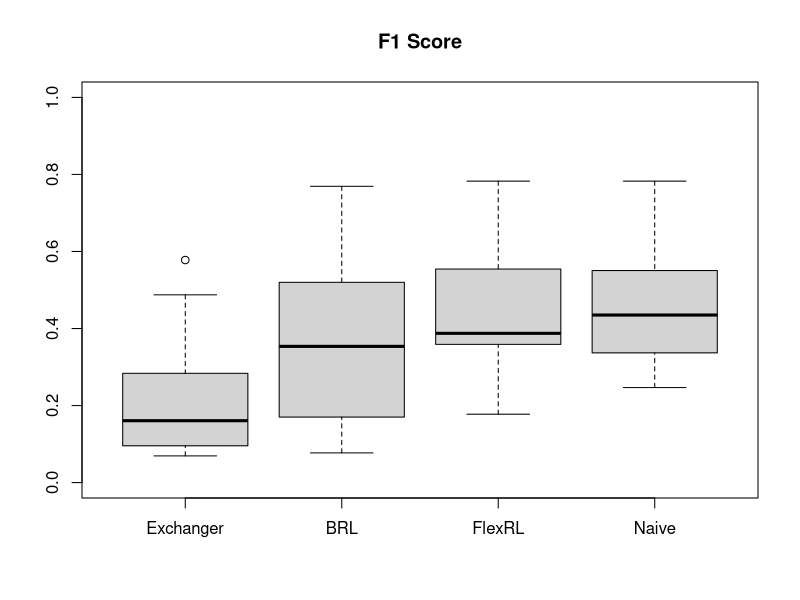
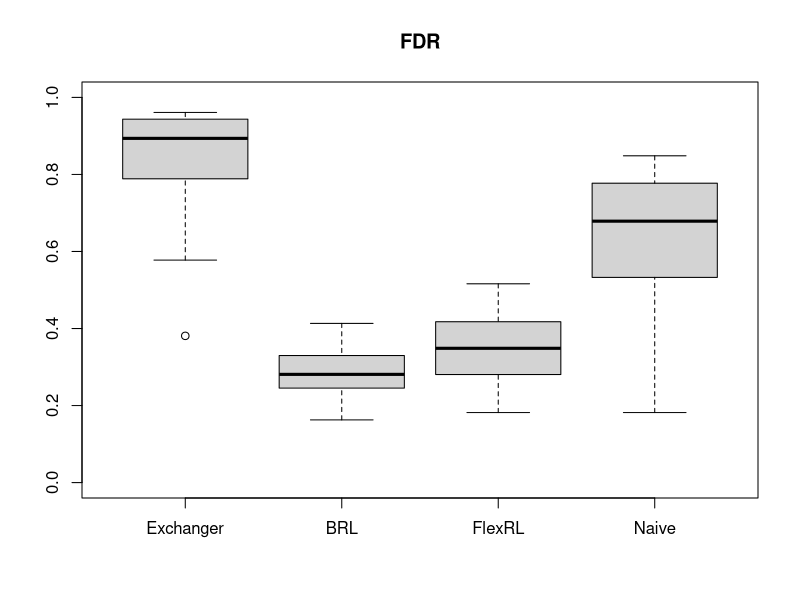
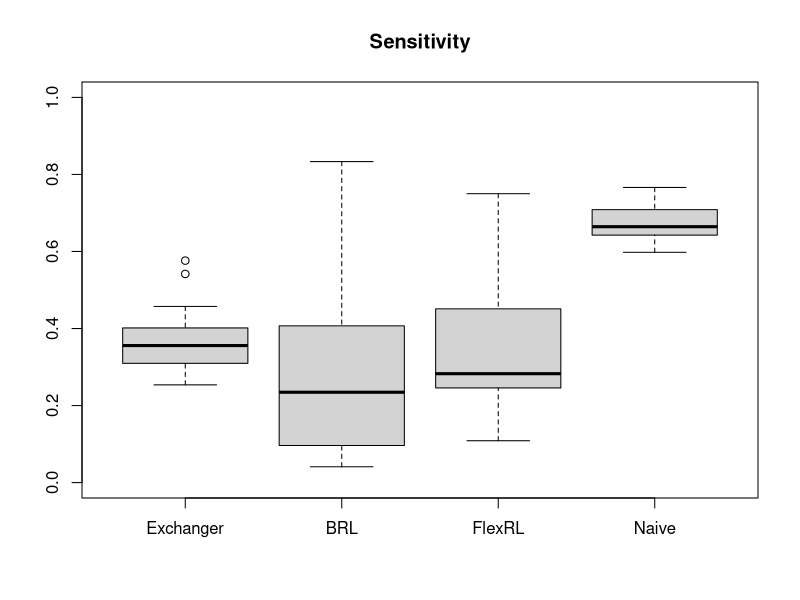

Recreate these plots in R, in order.
# BOXPLOTS SHIW SUB REGIONS

# EXCHANGER CORRECTED FOR FP
# BRL
# FLEXRL
# NAIVE

# FDR = 1 - PRECISION
# SENSITIVITY = RECALL
# F1 SCORE

f1score_toboxplot = list(
  "Exchanger" = c(0.07858688, 
                   0.5777778,
                   0.07016992,
                   0.1076364,
                   0.1050914,
                   0.2542373,
                   0.3131991,
                   0.09767092,
                   0.1467142,
                   0.1998474,
                   0.2372506,
                   0.1138211,
                   0.3540984,
                   0.4874552,
                   0.0933385,
                   0.0693302,
                   0.3880597,
                   0.2284569,
                   0.07900751,
                   0.1746939),
  "BRL" = c(0.203090507726269,
            0.769230769230769,
            0.106038291605302,
            0.346268656716418,
            0.165322580645161,
            0.567164179104478,
            0.573584905660377,
            0.175,
            0.29811320754717,
            0.455752212389381,
            0.466501240694789,
            0.286334056399132,
            0.411214953271028,
            0.694444444444444,
            0.145620022753129,
            0.147727272727273,
            0.676923076923077,
            0.472868217054264,
            0.0770975056689343,
            0.36117381489842), 
  "FlexRL" = c(0.364912280701754, 
               0.782608695652174,
               0.369846878680801,
               0.358543417366947,
               0.272727272727273,
               0.562962962962963,
               0.590277777777778,
               0.359154929577465,
               0.374798061389338,
               0.458752515090543,
               0.54586129753915,
               0.380038387715931,
               0.469565217391304,
               0.756756756756757,
               0.224032586558045,
               0.228279386712095,
               0.687830687830688,
               0.474452554744526,
               0.177514792899408,
               0.394957983193277), 
  "Naive" = c(0.35622641509434, 
              0.782608695652174,
              0.286604361370716,
              0.432732316227462,
              0.339265850945495,
              0.594444444444444,
              0.573770491803279,
              0.334290637564618,
              0.384030418250951,
              0.486735870818916,
              0.527227722772277,
              0.393713813068652,
              0.511111111111111,
              0.653386454183267,
              0.26250872701885,
              0.293094359515024,
              0.64390243902439,
              0.513274336283186,
              0.246735704637551,
              0.437225636523266)
)


fdr_toboxplot = list(
  "Exchanger" = 1-c(0.04568315,
                    0.6190476,
                    0.03898601,
                    0.06601249,
                    0.06149733,
                    0.1760563,
                    0.2464789,
                    0.05790646,
                    0.09278351,
                    0.1316583,
                    0.1714744,
                    0.06727535,
                    0.3253012,
                    0.4223602,
                    0.05502283,
                    0.04014971,
                    0.3979592,
                    0.1753846,
                    0.04567761,
                    0.1198208),
  "BRL" = 1-c(0.707692307692308,
              0.714285714285714,
              0.837209302325581,
              0.716049382716049,
              0.82,
              0.730769230769231,
              0.745098039215686,
              0.666666666666667,
              0.663865546218487,
              0.757352941176471,
              0.752,
              0.804878048780488,
              0.586666666666667,
              0.76530612244898,
              0.673684210526316,
              0.619047619047619,
              0.717391304347826,
              0.726190476190476,
              0.62962962962963,
              0.720720720720721), 
  "FlexRL" = 1-c(0.571428571428571,
                 0.818181818181818,
                 0.737089201877934,
                 0.621359223300971,
                 0.619047619047619,
                 0.716981132075472,
                 0.68,
                 0.675496688741722,
                 0.557692307692308,
                 0.626373626373626,
                 0.72189349112426,
                 0.697183098591549,
                 0.593406593406593,
                 0.807692307692308,
                 0.552763819095477,
                 0.549180327868853,
                 0.755813953488372,
                 0.65,
                 0.483870967741935,
                 0.652777777777778), 
  "Naive" = 1-c(0.251867662753469,
                0.818181818181818,
                0.18375499334221,
                0.334047109207709,
                0.225591715976331,
                0.545918367346939,
                0.517241379310345,
                0.219788519637462,
                0.259640102827764,
                0.382940108892922,
                0.40188679245283,
                0.286746987951807,
                0.416289592760181,
                0.616541353383459,
                0.160546541417592,
                0.194134078212291,
                0.647058823529412,
                0.41726618705036,
                0.151632540121749,
                0.308550185873606)
)


sensitivity_toboxplot = list(
  "Exchanger" = c(0.280927835051546,
                  0.541666666666667,
                  0.35062893081761,
                  0.291338582677165,
                  0.360986547085202,
                  0.457317073170732,
                  0.429447852760736,
                  0.311750599520384,
                  0.35036496350365,
                  0.414556962025316,
                  0.384892086330935,
                  0.369393139841689,
                  0.388489208633094,
                  0.576271186440678,
                  0.307397959183673,
                  0.253763440860215,
                  0.378640776699029,
                  0.327586206896552,
                  0.292270531400966,
                  0.322289156626506),
  "BRL" = c(0.118556701030928,
            0.833333333333333,
            0.0566037735849057,
            0.228346456692913,
            0.0919282511210762,
            0.463414634146341,
            0.466257668711656,
            0.100719424460432,
            0.192214111922141,
            0.325949367088608,
            0.338129496402878,
            0.174142480211082,
            0.316546762589928,
            0.635593220338983,
            0.0816326530612245,
            0.0838709677419355,
            0.640776699029126,
            0.350574712643678,
            0.0410628019323672,
            0.240963855421687), 
  "FlexRL" = c(0.268041237113402,
               0.75,
               0.24685534591195,
               0.251968503937008,
               0.174887892376682,
               0.463414634146341,
               0.521472392638037,
               0.244604316546763,
               0.282238442822384,
               0.325949367088608,
               0.438848920863309,
               0.261213720316623,
               0.388489208633094,
               0.711864406779661,
               0.140485312899106,
               0.144086021505376,
               0.631067961165049,
               0.373563218390805,
               0.108695652173913,
               0.283132530120482), 
  "Naive" = c(0.608247422680412,
              0.75,
              0.650943396226415,
              0.614173228346457,
              0.683856502242152,
              0.652439024390244,
              0.644171779141104,
              0.697841726618705,
              0.737226277372263,
              0.667721518987342,
              0.766187050359712,
              0.627968337730871,
              0.661870503597122,
              0.694915254237288,
              0.719387755102041,
              0.597849462365591,
              0.640776699029126,
              0.666666666666667,
              0.661835748792271,
              0.75)
)

bb = boxplot(f1score_toboxplot, ylim=c(0,1), main="F1 Score")
cc = boxplot(fdr_toboxplot, ylim=c(0,1), main="FDR")
dd = boxplot(sensitivity_toboxplot, ylim=c(0,1), main="Sensitivity")
